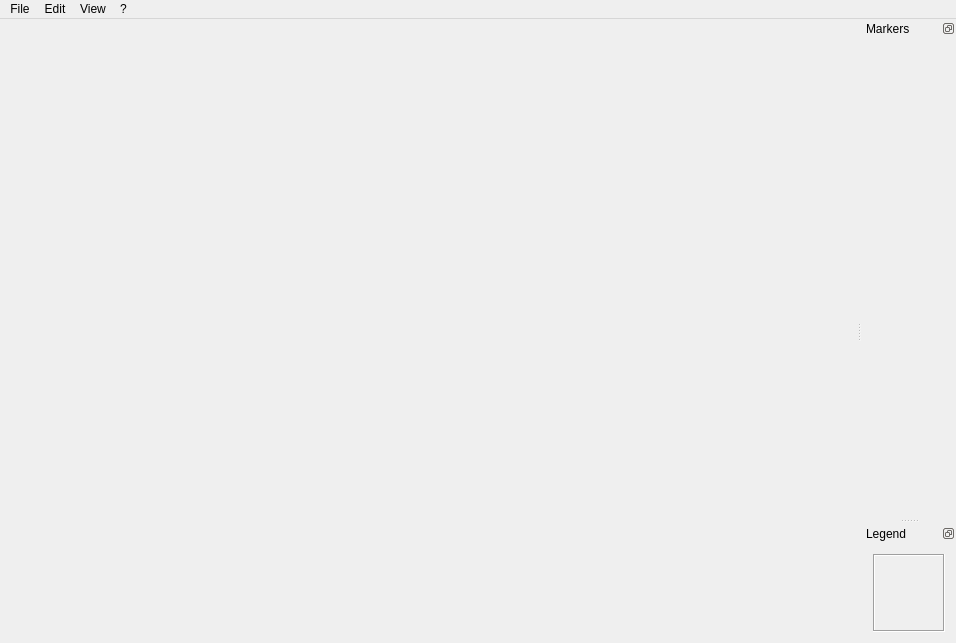
<?xml version="1.0" encoding="UTF-8"?>
<ui version="4.0">
 <class>MainWindow</class>
 <widget class="QMainWindow" name="MainWindow">
  <property name="geometry">
   <rect>
    <x>0</x>
    <y>0</y>
    <width>956</width>
    <height>643</height>
   </rect>
  </property>
  <property name="windowTitle">
   <string>MainWindow</string>
  </property>
  <widget class="QWidget" name="centralWidget">
   <layout class="QVBoxLayout" name="verticalLayout_4">
    <item>
     <widget class="MyQCustomPlot" name="customPlot" native="true">
      <property name="minimumSize">
       <size>
        <width>10</width>
        <height>0</height>
       </size>
      </property>
     </widget>
    </item>
   </layout>
  </widget>
  <widget class="QMenuBar" name="menuBar">
   <property name="geometry">
    <rect>
     <x>0</x>
     <y>0</y>
     <width>956</width>
     <height>21</height>
    </rect>
   </property>
   <widget class="QMenu" name="menuFile">
    <property name="title">
     <string>File</string>
    </property>
    <addaction name="actionLoadDataFile"/>
    <addaction name="actionReloadDataFile"/>
    <addaction name="separator"/>
    <addaction name="actionExportImage"/>
    <addaction name="separator"/>
    <addaction name="actionExit"/>
   </widget>
   <widget class="QMenu" name="menu">
    <property name="title">
     <string>?</string>
    </property>
    <addaction name="actionAbout"/>
   </widget>
   <widget class="QMenu" name="menuGraph">
    <property name="title">
     <string>Edit</string>
    </property>
    <addaction name="actionWatchFile"/>
    <addaction name="actionDynamicSession"/>
   </widget>
   <widget class="QMenu" name="menuView">
    <property name="title">
     <string>View</string>
    </property>
    <widget class="QMenu" name="menuScale">
     <property name="enabled">
      <bool>false</bool>
     </property>
     <property name="title">
      <string>Scale</string>
     </property>
     <addaction name="actionAutoScaleXAxis"/>
     <addaction name="actionAutoScaleYAxis"/>
     <addaction name="separator"/>
     <addaction name="actionSetManualScaleXAxis"/>
     <addaction name="actionSetManualScaleYAxis"/>
    </widget>
    <widget class="QMenu" name="menuShowHide">
     <property name="enabled">
      <bool>false</bool>
     </property>
     <property name="title">
      <string>Show/Hide</string>
     </property>
     <addaction name="separator"/>
    </widget>
    <widget class="QMenu" name="menuBringToFront">
     <property name="enabled">
      <bool>false</bool>
     </property>
     <property name="title">
      <string>Bring to front</string>
     </property>
    </widget>
    <addaction name="menuScale"/>
    <addaction name="separator"/>
    <addaction name="menuShowHide"/>
    <addaction name="menuBringToFront"/>
    <addaction name="separator"/>
    <addaction name="actionHighlightSamplePoints"/>
    <addaction name="separator"/>
    <addaction name="actionClearMarkers"/>
   </widget>
   <addaction name="menuFile"/>
   <addaction name="menuGraph"/>
   <addaction name="menuView"/>
   <addaction name="menu"/>
  </widget>
  <widget class="QDockWidget" name="markerInfoDock">
   <property name="features">
    <set>QDockWidget::DockWidgetFloatable|QDockWidget::DockWidgetMovable</set>
   </property>
   <property name="allowedAreas">
    <set>Qt::LeftDockWidgetArea|Qt::RightDockWidgetArea</set>
   </property>
   <property name="windowTitle">
    <string>Markers</string>
   </property>
   <attribute name="dockWidgetArea">
    <number>2</number>
   </attribute>
   <widget class="QWidget" name="dockWidgetContents">
    <layout class="QVBoxLayout" name="verticalLayout">
     <item>
      <widget class="MarkerInfo" name="markerInfo">
       <property name="frameShape">
        <enum>QFrame::Box</enum>
       </property>
       <property name="frameShadow">
        <enum>QFrame::Sunken</enum>
       </property>
      </widget>
     </item>
     <item>
      <spacer name="verticalSpacer_4">
       <property name="orientation">
        <enum>Qt::Vertical</enum>
       </property>
       <property name="sizeHint" stdset="0">
        <size>
         <width>20</width>
         <height>432</height>
        </size>
       </property>
      </spacer>
     </item>
    </layout>
   </widget>
  </widget>
  <widget class="QDockWidget" name="legendDock">
   <property name="features">
    <set>QDockWidget::DockWidgetFloatable|QDockWidget::DockWidgetMovable</set>
   </property>
   <property name="allowedAreas">
    <set>Qt::LeftDockWidgetArea|Qt::RightDockWidgetArea</set>
   </property>
   <property name="windowTitle">
    <string>Legend</string>
   </property>
   <attribute name="dockWidgetArea">
    <number>2</number>
   </attribute>
   <widget class="QWidget" name="dockWidgetContents_2">
    <layout class="QVBoxLayout" name="verticalLayout_2">
     <item>
      <widget class="QScrollArea" name="scrollArea">
       <property name="frameShape">
        <enum>QFrame::Box</enum>
       </property>
       <property name="frameShadow">
        <enum>QFrame::Sunken</enum>
       </property>
       <property name="horizontalScrollBarPolicy">
        <enum>Qt::ScrollBarAlwaysOff</enum>
       </property>
       <property name="widgetResizable">
        <bool>true</bool>
       </property>
       <widget class="VerticalScrollAreaContents" name="scrollAreaWidgetContents">
        <property name="geometry">
         <rect>
          <x>0</x>
          <y>0</y>
          <width>69</width>
          <height>77</height>
         </rect>
        </property>
        <layout class="QVBoxLayout" name="verticalLayout_7">
         <item>
          <widget class="Legend" name="legend">
           <property name="sizePolicy">
            <sizepolicy hsizetype="Preferred" vsizetype="Preferred">
             <horstretch>0</horstretch>
             <verstretch>0</verstretch>
            </sizepolicy>
           </property>
           <property name="frameShape">
            <enum>QFrame::NoFrame</enum>
           </property>
           <property name="frameShadow">
            <enum>QFrame::Raised</enum>
           </property>
          </widget>
         </item>
         <item>
          <spacer name="verticalSpacer">
           <property name="orientation">
            <enum>Qt::Vertical</enum>
           </property>
           <property name="sizeHint" stdset="0">
            <size>
             <width>20</width>
             <height>40</height>
            </size>
           </property>
          </spacer>
         </item>
        </layout>
       </widget>
      </widget>
     </item>
    </layout>
   </widget>
  </widget>
  <action name="actionLoadDataFile">
   <property name="text">
    <string>Load Data File...</string>
   </property>
  </action>
  <action name="actionExit">
   <property name="text">
    <string>Exit</string>
   </property>
  </action>
  <action name="actionReloadDataFile">
   <property name="enabled">
    <bool>false</bool>
   </property>
   <property name="text">
    <string>Reload Data File</string>
   </property>
  </action>
  <action name="actionAbout">
   <property name="text">
    <string>About...</string>
   </property>
  </action>
  <action name="actionExportImage">
   <property name="enabled">
    <bool>false</bool>
   </property>
   <property name="text">
    <string>Export Image</string>
   </property>
  </action>
  <action name="actionAutoScaleXAxis">
   <property name="enabled">
    <bool>true</bool>
   </property>
   <property name="text">
    <string>Auto scale x-axis</string>
   </property>
  </action>
  <action name="actionAutoScaleYAxis">
   <property name="enabled">
    <bool>false</bool>
   </property>
   <property name="text">
    <string>Auto scale y-axis</string>
   </property>
  </action>
  <action name="actionSetManualScaleXAxis">
   <property name="enabled">
    <bool>false</bool>
   </property>
   <property name="text">
    <string>Set Manual scale x-axis...</string>
   </property>
  </action>
  <action name="actionSetManualScaleYAxis">
   <property name="enabled">
    <bool>false</bool>
   </property>
   <property name="text">
    <string>Set Manual scale y-axis...</string>
   </property>
  </action>
  <action name="actionWatchFile">
   <property name="checkable">
    <bool>true</bool>
   </property>
   <property name="enabled">
    <bool>false</bool>
   </property>
   <property name="text">
    <string>Watch File</string>
   </property>
  </action>
  <action name="actionDynamicSession">
   <property name="checkable">
    <bool>true</bool>
   </property>
   <property name="enabled">
    <bool>false</bool>
   </property>
   <property name="text">
    <string>Dynamic Session</string>
   </property>
  </action>
  <action name="actionHighlightSamplePoints">
   <property name="checkable">
    <bool>true</bool>
   </property>
   <property name="checked">
    <bool>true</bool>
   </property>
   <property name="enabled">
    <bool>true</bool>
   </property>
   <property name="text">
    <string>Highlight Sample Points</string>
   </property>
  </action>
  <action name="actionClearMarkers">
   <property name="text">
    <string>Clear Markers</string>
   </property>
  </action>
 </widget>
 <layoutdefault spacing="6" margin="11"/>
 <customwidgets>
  <customwidget>
   <class>Legend</class>
   <extends>QFrame</extends>
   <header>legend.h</header>
   <container>1</container>
  </customwidget>
  <customwidget>
   <class>VerticalScrollAreaContents</class>
   <extends>QWidget</extends>
   <header>verticalscrollareacontents.h</header>
   <container>1</container>
  </customwidget>
  <customwidget>
   <class>MarkerInfo</class>
   <extends>QFrame</extends>
   <header>markerinfo.h</header>
   <container>1</container>
  </customwidget>
  <customwidget>
   <class>MyQCustomPlot</class>
   <extends>QWidget</extends>
   <header>myqcustomplot.h</header>
   <container>1</container>
  </customwidget>
 </customwidgets>
 <resources/>
 <connections/>
</ui>
